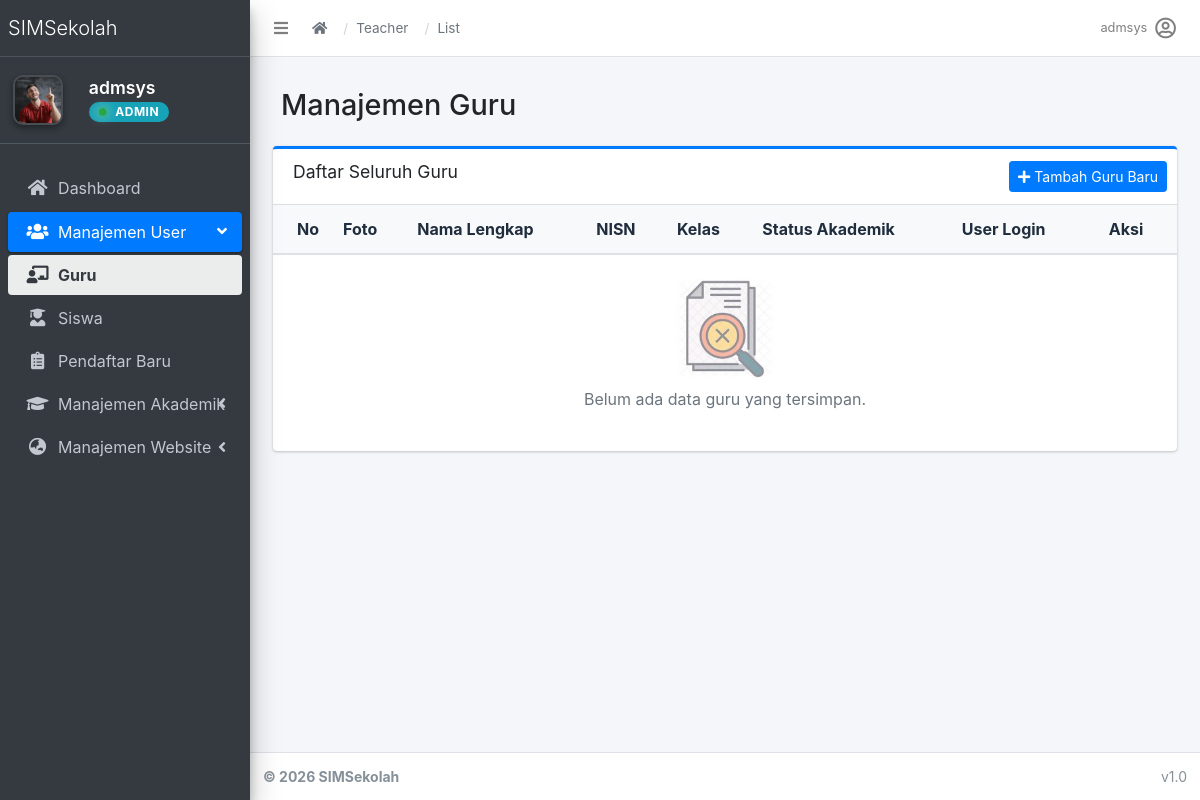
The page /teachers/teacher/ (signed in) on the database as committed earlier.
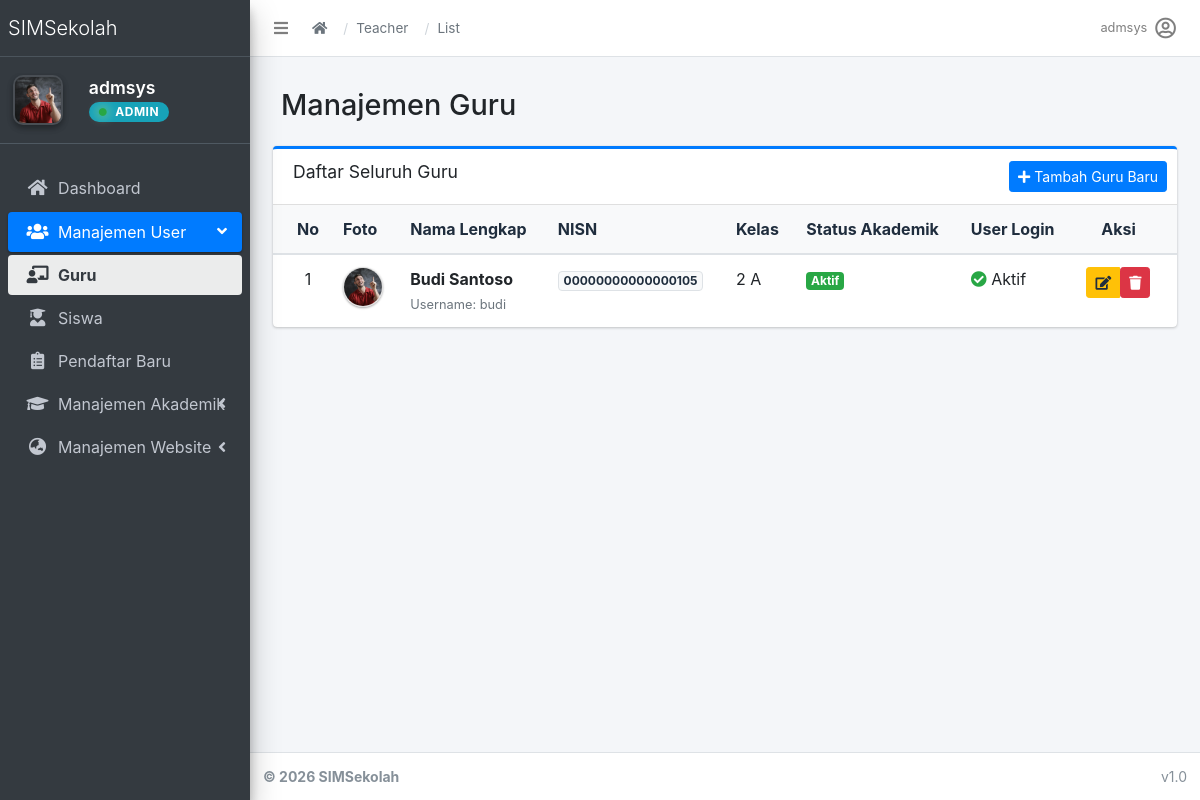
The same page on the database as committed later.
### apps/teachers/models.py (models this page shows)
class TeacherProfile(models.Model):
    GENDER_CHOICES = (
        ('L', 'Laki-laki'),
        ('P', 'Perempuan'),
    )
    user = models.OneToOneField('accounts.User', on_delete=models.CASCADE, related_name='teacher_profile')
    nama_lengkap = models.CharField(max_length=255)
    jenis_kelamin = models.CharField(max_length=1, choices=GENDER_CHOICES, blank=True)
    nik = models.CharField(max_length=16, blank=True)
    nip_nuptk = models.CharField(max_length=50, blank=True)
    foto = models.ImageField(upload_to='photos/teachers/', blank=True, null=True)
    ijazah = models.FileField(upload_to='documents/teachers/ijazah/', null=True, blank=True)
    nama_ibu_kandung = models.CharField(max_length=100, blank=True)
    tempat_lahir = models.CharField(max_length=100, blank=True)
    tanggal_lahir = models.DateField(null=True, blank=True)
    no_hp = models.CharField(max_length=20, blank=True)
    email_pribadi = models.EmailField(blank=True)
    alamat_rumah = models.TextField(blank=True)
    status = models.CharField(
        max_length=20,
        choices=[('aktif', 'Aktif'), ('pindah', 'Pindah'), ('resign', 'Mengundurkan diri')],
        default='aktif'
    )
    classroom = models.ForeignKey(
        'academics.Classroom',
        on_delete=models.SET_NULL,
        null=True,
        blank=True,
        related_name='teachers'
    )

### apps/accounts/models.py (models this page shows, shortened)
class User(AbstractUser):
    role = models.CharField(
        max_length=20,
        choices=(
            ('admin', 'Admin'),
            ('operator', 'Operator'),
            ('teacher', 'Teacher'),
            ('student', 'Student'),
        ),
        default='student'
    )

### apps/academics/models.py (models this page shows)
class Classroom(models.Model):
    nama = models.CharField(max_length=50) # Contoh: 1A
    wali_kelas = models.OneToOneField(User, on_delete=models.SET_NULL, null=True, limit_choices_to={'role': 'teacher'})
    def __str__(self):
        return self.nama

### apps/teachers/views.py (the view)
# urls.py: path('teacher/', TeacherListView.as_view(), name='teacher_list'),
class TeacherListView(RoleRequiredMixin, ListView):
    model = TeacherProfile
    template_name = 'dashboard/teachers/teacher_list.html'
    context_object_name = 'teachers'
    required_role = ['admin', 'operator']
    def get_queryset(self):
        return TeacherProfile.objects.select_related('user','classroom').all()

### apps/accounts/mixins.py (called while the page is built, shortened)
    def dispatch(self, request, *args, **kwargs):
        if not request.user.is_authenticated:
            return self.handle_no_permission()
        user = request.user
        if user.is_superuser:
            return super().dispatch(request, *args, **kwargs)

### apps/accounts/templatetags/account_tags.py (called while the page is built)
@register.inclusion_tag('accounts/partials/user_info.html') # Sesuaikan template tag Suhu
def user_profile_info(user):
    profile = None
    if user.is_authenticated:
        if hasattr(user, 'userprofile'):
            profile = user.userprofile
        elif hasattr(user, 'student_profile'):
            profile = user.student_profile
    return {
        'user': user,
        'profile': profile,
    }

### apps/core/context_processors.py (called while the page is built)
def theme(request):
    return {
        "THEME": settings.THEME
    }

def breadcrumbs(request):
    breadcrumbs = []
    if request.resolver_match:
        url_name = request.resolver_match.url_name
        if url_name:
            parts = url_name.split("_")
            for part in parts:
                breadcrumbs.append({
                    "name": part.capitalize(),
                    "url": ""
                })
    return {
        "breadcrumbs": breadcrumbs
    }

### templates/dashboard/teachers/teacher_list.html (shortened to what the changed rows need)
{% extends 'admin/base.html' %}
{% load static %}
{% block content %}
<div class="content-header">
    <div class="container-fluid">
        <div class="row mb-2">
            <div class="col-sm-6">
                <h1 class="m-0">Manajemen Guru</h1>
            </div>
        </div>
    </div>
</div>
<section class="content">
    <div class="container-fluid">
        <div class="card card-outline card-primary">
            <div class="card-body table-responsive p-0">
                <table class="table table-hover text-nowrap">
                    <thead>
                        <tr class="bg-light">
                            <th style="width: 50px" class="text-center">No</th>
                            <th>Foto</th>
                            <th>Nama Lengkap</th>
                            <th>NISN</th>
                            <th>Kelas</th>
                            <th>Status Akademik</th>
                            <th>User Login</th>
                            <th class="text-center">Aksi</th>
                        </tr>
                    </thead>
                    <tbody>
                        {% for teacher in teachers %}
                        <tr>
                            <td class="text-center">{{ forloop.counter }}</td>
                            <td>
                                {% if student.foto %}
                                    <img src="{{ teacher.foto.url }}" class="img-circle elevation-1" style="width: 40px; height: 40px; object-fit: cover; border: 1px solid #ddd;">
                                {% else %}
                                    <img src="{% static 'img/gurulaki.jpg' %}" class="img-circle elevation-1" style="width: 40px; height: 40px; object-fit: cover; border: 1px solid #ddd;">
                                {% endif %}
                            </td>
                            <td>
                                <strong>{{ teacher.nama_lengkap }}</strong><br>
                                <small class="text-muted">Username: {{ teacher.user.username }}</small>
                            </td>
                            <td><span class="badge badge-light border">{{ teacher.nip_nuptk|default:"-" }}</span></td>
                            <td>{{ teacher.classroom|default:"<span class='text-danger'>Belum Ada Kelas</span>"|safe }}</td>
                            <td>
                                {% if teacher.status == 'aktif' %}
                                    <span class="badge badge-success">Aktif</span>
                                {% elif teacher.status == 'pindah' %}
                                    <span class="badge badge-info">Pindah</span>
                                {% else %}
                                    <span class="badge badge-secondary">{{ teacher.status|title }}</span>
                                {% endif %}
                            </td>
                            <td>
                                {% if teacher.user.is_active %}
                                    <i class="fas fa-check-circle text-success"></i> Aktif
                                {% else %}
                                    <i class="fas fa-times-circle text-danger"></i> Non-Aktif
                                {% endif %}
                            </td>
                            <td class="text-center">
                                <div class="btn-group">
                                    <a href="{% url 'teachers:teacher_edit' teacher.user.id %}" class="btn btn-warning btn-sm" title="Edit Data">
                                        <i class="fas fa-edit"></i>
                                    </a>
                                    <form action="{% url 'teachers:teacher_delete' teacher.user.id %}" method="post" class="d-inline">
                                        <button type="submit" class="btn btn-danger btn-sm" onclick="return confirm('Apakah Suhu yakin ingin menghapus data {{ teacher.nama_lengkap }}?')" title="Hapus Data">
                                            <i class="fas fa-trash"></i>
                                        </button>
                                    </form>
                                </div>
                            </td>
                        </tr>
                        {% empty %}
                        <tr>
                            <td colspan="8" class="text-center py-4">
                                <img src="{% static 'no-data.jpeg' %}" style="width: 100px; opacity: 0.5;"><br>
                                <p class="mt-2 text-muted">Belum ada data guru yang tersimpan.</p>
                            </td>
                        </tr>
                        {% endfor %}
                    </tbody>
                </table>
            </div>
        </div>
    </div>
</section>
{% endblock %}

### templates/admin/partials/navbar.html (shortened to what this page needs)
<nav class="main-header navbar navbar-expand navbar-white navbar-light">
  <ul class="navbar-nav">
    <li class="nav-item">
      <a class="nav-link" data-widget="pushmenu" href="#" role="button">
        <i class="fas fa-bars"></i>
      </a>
    </li>
  </ul>
  <nav aria-label="breadcrumb" class="d-none d-md-flex align-items-center ml-2">
    <ol class="breadcrumb">
      <li class="breadcrumb-item">
        <a href="{% url 'dashboard' %}"><i class="fas fa-home"></i></a>
      </li>
      {% for crumb in breadcrumbs %}
        {% if crumb.url %}
          <li class="breadcrumb-item">
            <a href="{{ crumb.url }}">{{ crumb.name }}</a>
          </li>
        {% else %}
          <li class="breadcrumb-item active" aria-current="page">
            {{ crumb.name }}
          </li>
        {% endif %}
      {% endfor %}
    </ol>
  </nav>
  <ul class="navbar-nav ml-auto">
  <li class="nav-item dropdown">
    <a class="nav-link d-flex align-items-center" data-toggle="dropdown" href="#">
      <span class="mr-2 d-none d-lg-inline text-gray-600 small">
        {% if request.user.role == 'student' %}
          {{ request.user.student_profile.nama_lengkap|default:request.user.username }}
        {% elif request.user.role == 'teacher' %}
          {{ request.user.teacher_profile.nama_lengkap|default:request.user.username }}
        {% else %}
          {{ request.user.username }}
        {% endif %}
      </span>
      {% if request.user.role == 'student' and request.user.student_profile.foto %}
        <img src="{{ request.user.student_profile.foto.url }}" class="img-circle elevation-2" style="width: 30px; height: 30px; object-fit: cover;">
      {% elif request.user.role == 'teacher' and request.user.teacher_profile.foto %}
        <img src="{{ request.user.teacher_profile.foto.url }}" class="img-circle elevation-2" style="width: 30px; height: 30px; object-fit: cover;">
      {% else %}
        <i class="far fa-user-circle fa-lg"></i>
      {% endif %}
    </a>
  </li>
</ul>
</nav>

Rows that differ between the two databases and show on the page:
added TeacherProfile: nama_lengkap "Budi Santoso", user.username "budi", nip_nuptk "00000000000000105", classroom "2 A", status "Aktif"
Other text that changed with them:
text no longer shown: "Belum ada data guru yang tersimpan."
